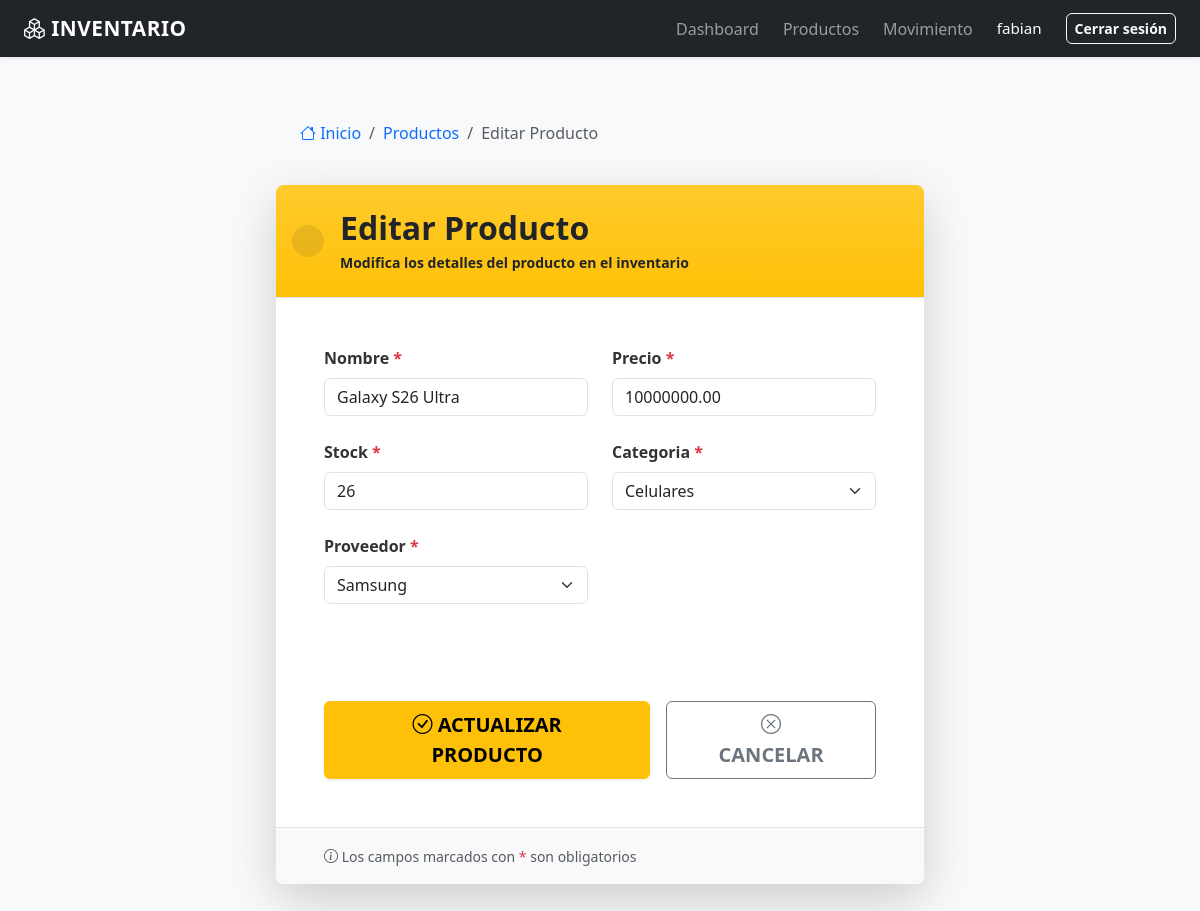
The page /productos/2/editar/ (signed in) on the database its author committed.
### inventario/models.py (models this page shows, shortened)
class Producto(models.Model):
    nombre = models.CharField(max_length=100)
    precio = models.DecimalField(max_digits=10, decimal_places=2)
    stock = models.IntegerField(default=0)
    categoria = models.ForeignKey(Categoria, on_delete=models.CASCADE)
    proveedor = models.ForeignKey(Proveedor, on_delete=models.CASCADE)

### inventario/views.py (the view)
# urls.py: path('productos/<int:id>/editar/', editar_producto, name='editar_producto'),
@login_required
def editar_producto(request, id):
    producto = get_object_or_404(Producto, id=id)
    if request.method == 'POST':
        form = ProductoForm(request.POST, instance=producto)
        if form.is_valid():
            form.save()
            messages.info(
                request,
                'Producto editado correctamente'
            )
            return redirect('lista_productos')
    else:
        form = ProductoForm(instance=producto)
    return render(request, 'inventario/editar_producto.html', {
        'form': form
    })

### inventario/forms.py
class ProductoForm(BootstrapFormMixin, forms.ModelForm):
    class Meta:
        model = Producto
        fields = [
            'nombre',
            'precio',
            'stock',
            'categoria',
            'proveedor'
        ]

### inventario/models.py (called while the page is built)
    def __str__(self):
        return self.nombre

    def __str__(self):
        return self.nombre

### inventario/templates/inventario/editar_producto.html (shortened to what this page needs)
{% extends 'inventario/base.html' %}
{% block content %}
<div class="container-fluid py-4">
    <div class="row justify-content-center">
        <div class="col-lg-7 col-md-9">
            <nav aria-label="breadcrumb" class="mb-4">
                <ol class="breadcrumb bg-light rounded px-4 py-3">
                    <li class="breadcrumb-item"><a href="/" class="text-decoration-none"><i class="bi bi-house"></i> Inicio</a></li>
                    <li class="breadcrumb-item"><a href="/productos/" class="text-decoration-none">Productos</a></li>
                    <li class="breadcrumb-item active">Editar Producto</li>
                </ol>
            </nav>
            <div class="card border-0 shadow-lg overflow-hidden">
                <div class="card-header bg-gradient bg-warning text-dark py-4">
                    <div class="d-flex align-items-center gap-3">
                        <div class="rounded-circle bg-dark bg-opacity-10 p-3">
                        </div>
                        <div>
                            <h2 class="mb-1 fw-bold">Editar Producto</h2>
                            <p class="mb-0 text-dark text-opacity-70 small">Modifica los detalles del producto en el inventario</p>
                        </div>
                    </div>
                </div>
                <div class="card-body p-5">
                    <form method="POST" novalidate class="needs-validation">
                        <div class="row g-4">
                            {% for field in form %}
                                {% if field.name != 'csrfmiddlewaretoken' %}
                                    <div class="col-md-{% if field.field.widget.input_type == 'textarea' %}12{% else %}6{% endif %}">
                                        {% if field.field.widget.input_type == 'checkbox' %}
                                            <div class="form-check mt-3">
                                                {{ field }}
                                                <label class="form-check-label" for="{{ field.id_for_label }}">
                                                    {{ field.label }}
                                                    {% if field.field.required %}<span class="badge bg-danger ms-1">Requerido</span>{% endif %}
                                                </label>
                                            </div>
                                        {% else %}
                                            <div class="mb-0">
                                                <label for="{{ field.id_for_label }}" class="form-label fw-6 mb-2">
                                                    {{ field.label }}
                                                    {% if field.field.required %}<span class="text-danger">*</span>{% endif %}
                                                </label>
                                                {% if field.field.widget.input_type == 'textarea' %}
                                                    <textarea
                                                        class="form-control form-control-lg {% if field.errors %}is-invalid{% endif %}"
                                                        name="{{ field.name }}"
                                                        id="{{ field.id_for_label }}"
                                                        placeholder="Ingresa {{ field.label|lower }}"
                                                        rows="4"
                                                        {% if field.field.required %}required{% endif %}>{{ field.value|default:'' }}</textarea>
                                                {% else %}
                                                    {{ field }}
                                                {% endif %}
                                            </div>
                                        {% endif %}
                                    </div>
                                {% endif %}
                            {% endfor %}
                        </div>
                        <hr class="my-5 border-light">
                        <div class="d-flex gap-3 justify-content-center">
                            <button type="submit" class="btn btn-warning btn-lg px-5 shadow-sm">
                                <i class="bi bi-check-circle"></i> ACTUALIZAR PRODUCTO
                            </button>
                            <a href="/productos/" class="btn btn-outline-secondary btn-lg px-5">
                                <i class="bi bi-x-circle"></i> CANCELAR
                            </a>
                        </div>
                    </form>
                </div>
                <div class="card-footer bg-light border-top py-3 px-5">
                    <small class="text-muted">
                        <i class="bi bi-info-circle"></i> Los campos marcados con <span class="text-danger">*</span> son obligatorios
                    </small>
                </div>
            </div>
        </div>
    </div>
</div>
{% endblock content %}

### inventario/templates/inventario/base.html (shortened to what this page needs)
<!DOCTYPE html>
<html lang="es">
<head>
    <link href="https://cdn.jsdelivr.net/npm/bootstrap@5.3.3/dist/css/bootstrap.min.css" rel="stylesheet">
    <link rel="stylesheet" href="https://cdn.jsdelivr.net/npm/bootstrap-icons@1.11.0/font/bootstrap-icons.css">
</head>
<body class="bg-light">
    <nav class="navbar navbar-expand-lg navbar-dark bg-dark shadow-sm">
        <div class="container-fluid px-4">
            <a href="/" class="navbar-brand fw-bold">
                <i class="bi bi-boxes"></i> INVENTARIO
            </a>
            <div class="collapse navbar-collapse" id="navbarNav">
                <ul class="navbar-nav ms-auto">
                    <li class="nav-item">
                        <a class="nav-link" href="/">Dashboard</a>
                    </li>
                    <li class="nav-item">
                        <a class="nav-link" href="/productos/">Productos</a>
                    </li>
                    <li class="nav-item">
                        <a class="nav-link" href="/movimientos/crear/">Movimiento</a>
                    </li>
                </ul>
            </div>
            <div class="user-info ms-3">
                {% if user.is_authenticated %}
                    <span>{{user.username}}</span>
                    <form action="/logout/" method="POST" style="display:inline;">
                        <button type="submit" class="btn btn-outline-light btn-sm ms-2">
                            Cerrar sesión
                        </button>
                    </form>
                {% endif %}
            </div>
        </div>
    </nav>
    <main class="container-fluid px-4 py-4">
        {% block content %}
        {% endblock content %}
    </main>
</body>
</html>

### inventario/templates/inventario/base.html (style rules this page uses)
:root { --primary-color: #0d6efd; --secondary-color: #6c757d; --success-color: #198754; --danger-color: #dc3545; --warning-color: #ffc107; --info-color: #0dcaf0; }
* { margin: 0; padding: 0; box-sizing: border-box; }
body { background-color: #f8f9fa; font-family: 'Segoe UI', Tahoma, Geneva, Verdana, sans-serif; color: #333; }
.navbar { box-shadow: 0 2px 4px rgba(0, 0, 0, 0.1); }
.navbar-brand { font-weight: 700; font-size: 1.3rem; letter-spacing: 0.5px; }
.nav-link { font-weight: 500; transition: all 0.3s ease; margin-left: 0.5rem; }
.user-info { font-size: 0.95rem; color: white; display: flex; align-items: center; gap: 1rem; }
main { min-height: calc(100vh - 56px); padding-bottom: 2rem; }
.card { border: none; border-radius: 0.5rem; transition: box-shadow 0.3s ease; }
.form-control, .form-select { border: 1px solid #dee2e6; border-radius: 0.375rem; transition: border-color 0.3s, box-shadow 0.3s; }
.btn { font-weight: 600; border-radius: 0.375rem; transition: all 0.3s ease; }
.card-header { font-weight: 600; border-bottom: 1px solid #dee2e6; }
.form-label { font-weight: 600; color: #333; margin-bottom: 0.5rem; }

### rows shown on the page
Producto: form "Galaxy S26 Ultra" "10000000.00" "26" "Celulares" "Samsung"

### other values the page prints
{{ user.username }} "fabian"
{{ field.label }} "Nombre" "Precio" "Stock" "Categoria" "Proveedor"
